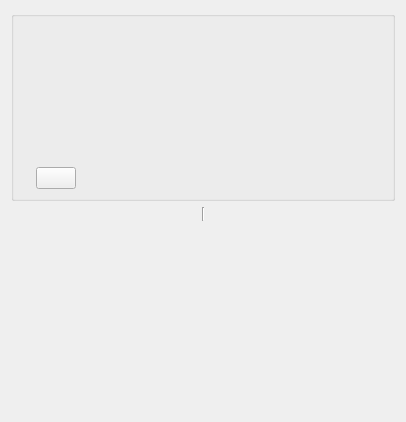
<?xml version="1.0" encoding="UTF-8"?>
<ui version="4.0">
 <class>AboutDialog</class>
 <widget class="QDialog" name="AboutDialog">
  <property name="geometry">
   <rect>
    <x>0</x>
    <y>0</y>
    <width>406</width>
    <height>422</height>
   </rect>
  </property>
  <property name="font">
   <font>
    <pointsize>9</pointsize>
   </font>
  </property>
  <property name="modal">
   <bool>true</bool>
  </property>
  <layout class="QVBoxLayout" name="verticalLayout_3">
   <item>
    <widget class="QGroupBox" name="groupBox">
     <layout class="QVBoxLayout" name="verticalLayout_2">
      <item>
       <layout class="QHBoxLayout" name="horizontalLayout">
        <item>
         <widget class="QLabel" name="lblIcon">
          <property name="maximumSize">
           <size>
            <width>128</width>
            <height>128</height>
           </size>
          </property>
          <property name="scaledContents">
           <bool>true</bool>
          </property>
         </widget>
        </item>
        <item>
         <layout class="QVBoxLayout" name="verticalLayout">
          <item>
           <widget class="QLabel" name="lblAppName">
            <property name="font">
             <font>
              <pointsize>11</pointsize>
              <bold>true</bold>
             </font>
            </property>
           </widget>
          </item>
          <item>
           <widget class="QLabel" name="lblAppDescription"/>
          </item>
          <item>
           <spacer name="verticalSpacer">
            <property name="orientation">
             <enum>Qt::Orientation::Vertical</enum>
            </property>
            <property name="sizeHint" stdset="0">
             <size>
              <width>20</width>
              <height>40</height>
             </size>
            </property>
           </spacer>
          </item>
          <item>
           <widget class="QPushButton" name="btnAppVersion">
            <property name="autoDefault">
             <bool>false</bool>
            </property>
           </widget>
          </item>
         </layout>
        </item>
        <item>
         <spacer name="horizontalSpacer">
          <property name="orientation">
           <enum>Qt::Orientation::Horizontal</enum>
          </property>
          <property name="sizeHint" stdset="0">
           <size>
            <width>40</width>
            <height>20</height>
           </size>
          </property>
         </spacer>
        </item>
       </layout>
      </item>
     </layout>
    </widget>
   </item>
   <item>
    <layout class="QHBoxLayout" name="horizontalLayout_2">
     <item>
      <widget class="QLabel" name="lblChangelog">
       <property name="alignment">
        <set>Qt::AlignmentFlag::AlignLeading|Qt::AlignmentFlag::AlignLeft|Qt::AlignmentFlag::AlignTop</set>
       </property>
      </widget>
     </item>
     <item>
      <widget class="Line" name="line">
       <property name="orientation">
        <enum>Qt::Orientation::Vertical</enum>
       </property>
      </widget>
     </item>
     <item>
      <widget class="QLabel" name="lblCredits">
       <property name="alignment">
        <set>Qt::AlignmentFlag::AlignLeading|Qt::AlignmentFlag::AlignLeft|Qt::AlignmentFlag::AlignTop</set>
       </property>
      </widget>
     </item>
    </layout>
   </item>
   <item>
    <spacer name="verticalSpacer_2">
     <property name="orientation">
      <enum>Qt::Orientation::Vertical</enum>
     </property>
     <property name="sizeHint" stdset="0">
      <size>
       <width>20</width>
       <height>40</height>
      </size>
     </property>
    </spacer>
   </item>
  </layout>
 </widget>
 <resources>
  <include location="../../org.nickvision.spotlight.qt.qrc"/>
 </resources>
 <connections/>
</ui>
